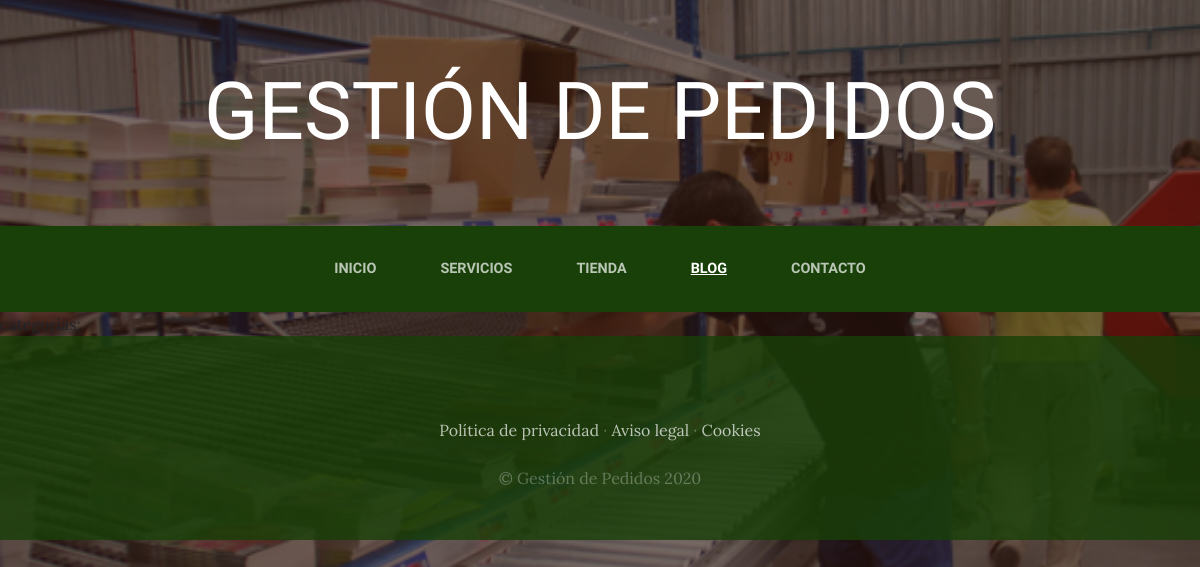
Page /blog/ on the earlier database version.
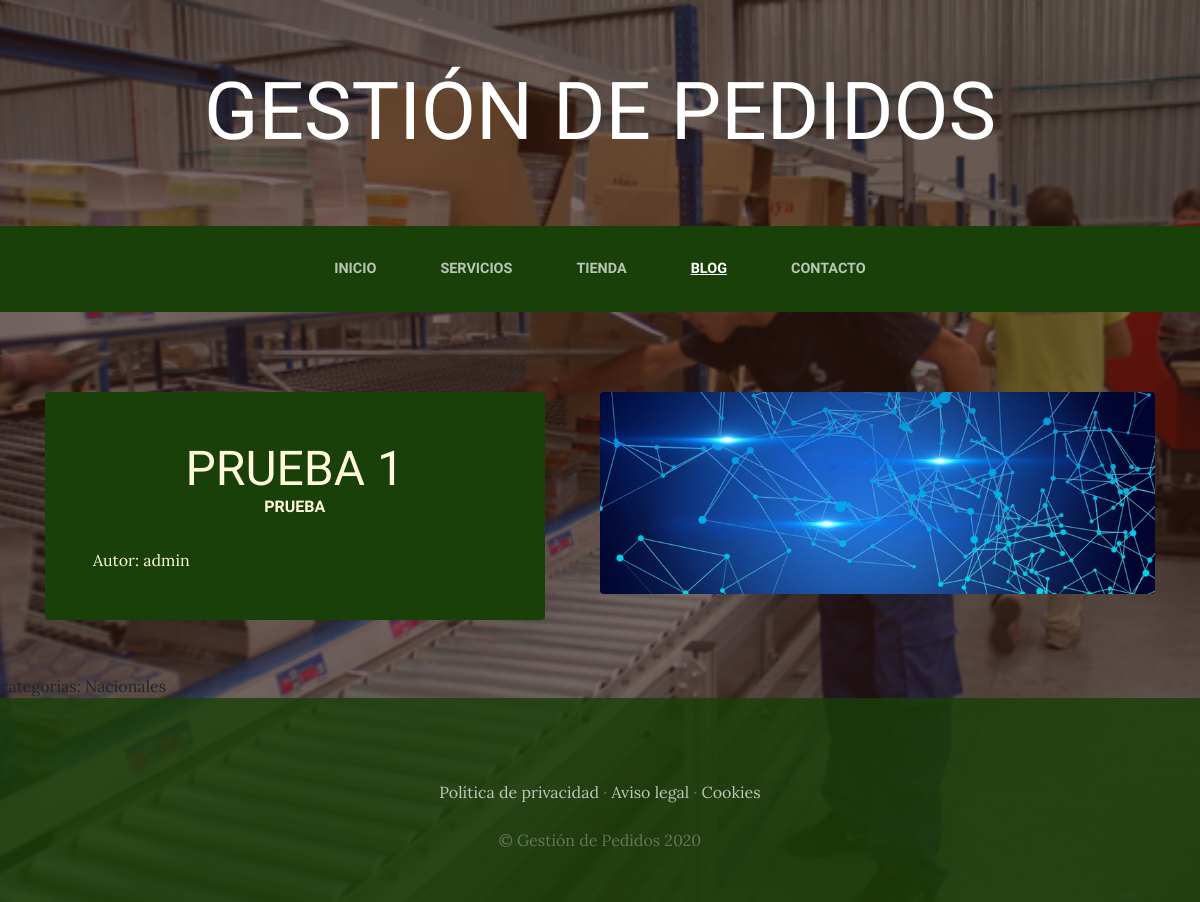
Same page on the later database version.
### blog/models.py (models this page shows, shortened)
class Post(models.Model):
    titulo = models.CharField(max_length=100)
    contenido = models.TextField()
    imagen = models.ImageField(upload_to="blog", null=True, blank=True)
    autor = models.ForeignKey(User, on_delete=models.CASCADE)
    categoria = models.ManyToManyField(Categoria)
    created = models.DateTimeField(auto_now_add=True)
    updated = models.DateTimeField(auto_now=True)
    class Meta:
        verbose_name = "post"
        verbose_name_plural = "posts"

class Categoria(models.Model):
    nombre = models.CharField(max_length=100)
    created = models.DateTimeField(auto_now_add=True)
    updated = models.DateTimeField(auto_now=True)
    class Meta:
        verbose_name = "categoria"
        verbose_name_plural = "categorias"

### blog/views.py (the view)
# urls.py: path('', views.blog, name='Blog'),
def blog(request):
    posts = Post.objects.all()
    return render(request, "blog/blog.html", {"posts": posts})

### blog/templates/blog/blog.html (shortened to what this page needs)
{% extends 'proyectoWebApp/base.html' %}
{% load static %}
{% block content %}
    {% for post in posts %}
        <section class="page-section clearfix">
            <div class="container">
                <div class="intro">
                    <img class="intro-img img-fluid mb-3 mb-lg-0 rounded" src="{{ post.imagen.url  }}" alt="" style="width: 50%">
                    <div class="intro-text left-0 text-center bg-faded p-5 rounded">
                        <h2 class="section-heading mb-4">
                            <span class="section-heading-lower">{{ post.titulo }}</span>
                            <span class="section-heading-upper">{{ post.contenido }}</span>
                        </h2>
                        <div style="text-align: left;">
                            Autor: {{ post.autor }}
                        </div>
                    </div>
                </div>
            </div>
        </section>
    {% endfor %}
    <section>
        <div>
            categorias:
            {% for post in posts %}
                {% for categoria in post.categoria.all %}
                    {{ categoria.nombre }}
                {% endfor %}
            {% endfor %}
        </div>
    </section>
{% endblock %}

### proyectoWebApp/templates/proyectoWebApp/base.html (shortened to what this page needs)
<!DOCTYPE html>
<html lang="en">
<head>
    {% load static %}
    <link rel="stylesheet" href="https://cdn.jsdelivr.net/npm/bootstrap@4.4.1/dist/css/bootstrap.min.css">
    <link href=" {% static 'proyectoWebApp/css/gestion.css'%}" rel="stylesheet">
</head>
<body>
    <h1 class="site-heading text-center text-white d-none d-lg-block">
        <span class="site-heading-lower">Gestión de Pedidos</span>
    </h1>
    <nav class="navbar navbar-expand-lg navbar-dark py-lg-4" id="mainNav">
        <div class="container">
            <div class="collapse navbar-collapse" id="navbarResponsive">
                <ul class="navbar-nav mx-auto">
                    <li class="nav-item {% if request.path == "/" %}active{%endif  %} px-lg-4">
                        <a class="nav-link text-uppercase text-expanded" href="{% url 'Inicio' %}">Inicio</a>
                    </li>
                    <li class="nav-item {% if request.path == "/servicios/" %}active{%endif  %} px-lg-4">
                        <a class="nav-link text-uppercase text-expanded" href="{% url 'Servicios' %}">Servicios</a>
                    </li>
                    <li class="nav-item {% if request.path == "/tienda/" %}active{%endif  %} px-lg-4">
                        <a class="nav-link text-uppercase text-expanded" href="{% url 'Tienda' %}">Tienda</a>
                    </li>
                    <li class="nav-item {% if request.path|slice:':6' == "/blog/" %}active{%endif  %} px-lg-4">
                        <a class="nav-link text-uppercase text-expanded" href="{% url 'Blog' %}">Blog</a>
                    </li>
                    <li class="nav-item {% if request.path == "/contacto/" %}active{%endif  %} px-lg-4">
                        <a class="nav-link text-uppercase text-expanded" href="{% url 'Contacto' %}">Contacto</a>
                    </li>
                </ul>
            </div>
        </div>
    </nav>
    {% block content %} {% endblock %}
        <footer class="footer text-faded text-center py-5">
            <div class="container">
                <p class="m-0 mbt">
                    <a href="sample.html" class="link">Política de privacidad</a> ·
                    <a href="sample.html" class="link">Aviso legal</a> ·
                    <a href="sample.html" class="link">Cookies</a>
                </p>
                <p class="m-0 mbt1">&copy; Gestión de Pedidos 2020</p>
            </div>
        </footer>
</body>
</html>

### proyectoWebApp/static/proyectoWebApp/css/gestion.css (style rules this page uses)
body { font-family: 'Lora'; background: linear-gradient(rgba(47, 23, 15, 0.65), rgba(47, 23, 15, 0.65)), url("../img/bg_main.jpg") fixed center; background-size: cover; }
h1, h2, h3, h4, h5, h6 { font-family: 'Raleway'; }
p { line-height: 1.75; }
.text-faded { color: rgba(255, 255, 255, 0.3); }
.site-heading { margin-top: 5rem; margin-bottom: 5rem; text-transform: uppercase; line-height: 1; font-family: 'Raleway'; }
.site-heading .site-heading-lower { font-size: 5rem; font-weight: 100; line-height: 4rem; }
.page-section { margin-top: 5rem; margin-bottom: 5rem; }
.section-heading { text-transform: uppercase; }
.section-heading .section-heading-upper { display: block; font-size: 1rem; font-weight: 800; padding-bottom:.5rem; }
.section-heading .section-heading-lower { display: block; font-size: 3rem; font-weight: 100; }
.bg-faded { background-color: rgba(255, 255, 255, 0.85); }
#mainNav { background-color: rgba(24, 64, 8); font-family: 'Raleway'; }
#mainNav .navbar-nav .nav-item .nav-link { color: rgba(255, 255, 255, 0.7); font-weight: 800; }
#mainNav .navbar-nav .nav-item.active .nav-link { color: #ffffff; text-decoration: underline; }
@media (min-width: 992px) { #mainNav .navbar-nav .nav-item .nav-link { font-size: 0.9rem; } }
.intro { position: relative; }
@media (min-width: 992px) { .intro .intro-img { width: 75%; float: right; } }
@media (min-width: 992px) { .intro .intro-text { left: 600; width: 60%; background-color: rgba(24, 64, 8); color: cornsilk; position: absolute; } }
@media (min-width: 1200px) { .intro .intro-text { width: 45%; } }
.footer { background-color: rgba(24, 64, 8, 0.8); }
.mbt { padding-top: 2rem; }
.mbt1 { padding-top: 1.25rem; }
a.link { color: rgba(255, 255, 255, 0.7); }

Differences in the rows shown:
added Post: imagen (picture), titulo "PRUEBA 1", contenido "PRUEBA", autor "admin"
added Categoria: nombre "Nacionales"
